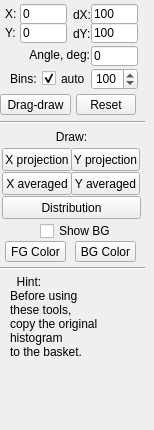
          <widget class="QWidget" name="page_4">
           <widget class="QFrame" name="fProjection">
            <property name="geometry">
             <rect>
              <x>0</x>
              <y>1</y>
              <width>145</width>
              <height>420</height>
             </rect>
            </property>
            <property name="frameShape">
             <enum>QFrame::NoFrame</enum>
            </property>
            <property name="frameShadow">
             <enum>QFrame::Raised</enum>
            </property>
            <widget class="QLineEdit" name="ledXcenter">
             <property name="geometry">
              <rect>
               <x>20</x>
               <y>3</y>
               <width>47</width>
               <height>20</height>
              </rect>
             </property>
             <property name="text">
              <string>0</string>
             </property>
            </widget>
            <widget class="QLabel" name="label_4">
             <property name="geometry">
              <rect>
               <x>5</x>
               <y>6</y>
               <width>20</width>
               <height>13</height>
              </rect>
             </property>
             <property name="text">
              <string>X:</string>
             </property>
            </widget>
            <widget class="QLineEdit" name="ledAngle">
             <property name="geometry">
              <rect>
               <x>91</x>
               <y>45</y>
               <width>47</width>
               <height>20</height>
              </rect>
             </property>
             <property name="contextMenuPolicy">
              <enum>Qt::CustomContextMenu</enum>
             </property>
             <property name="text">
              <string>0</string>
             </property>
            </widget>
            <widget class="QLabel" name="label_14">
             <property name="geometry">
              <rect>
               <x>9</x>
               <y>44</y>
               <width>81</width>
               <height>20</height>
              </rect>
             </property>
             <property name="text">
              <string>Angle, deg:</string>
             </property>
             <property name="alignment">
              <set>Qt::AlignRight|Qt::AlignTrailing|Qt::AlignVCenter</set>
             </property>
            </widget>
            <widget class="QLineEdit" name="ledYcenter">
             <property name="geometry">
              <rect>
               <x>20</x>
               <y>22</y>
               <width>47</width>
               <height>20</height>
              </rect>
             </property>
             <property name="text">
              <string>0</string>
             </property>
            </widget>
            <widget class="QLabel" name="label_17">
             <property name="geometry">
              <rect>
               <x>5</x>
               <y>25</y>
               <width>20</width>
               <height>13</height>
              </rect>
             </property>
             <property name="text">
              <string>Y:</string>
             </property>
            </widget>
            <widget class="QLineEdit" name="ledHeight">
             <property name="geometry">
              <rect>
               <x>91</x>
               <y>22</y>
               <width>47</width>
               <height>20</height>
              </rect>
             </property>
             <property name="text">
              <string>100</string>
             </property>
            </widget>
            <widget class="QLabel" name="label_18">
             <property name="geometry">
              <rect>
               <x>73</x>
               <y>26</y>
               <width>35</width>
               <height>13</height>
              </rect>
             </property>
             <property name="text">
              <string>dY:</string>
             </property>
            </widget>
            <widget class="QPushButton" name="pbXprojection">
             <property name="geometry">
              <rect>
               <x>2</x>
               <y>147</y>
               <width>70</width>
               <height>23</height>
              </rect>
             </property>
             <property name="text">
              <string>X projection</string>
             </property>
            </widget>
            <widget class="QPushButton" name="pbYprojection">
             <property name="geometry">
              <rect>
               <x>71</x>
               <y>147</y>
               <width>69</width>
               <height>23</height>
              </rect>
             </property>
             <property name="text">
              <string>Y projection</string>
             </property>
            </widget>
            <widget class="QLineEdit" name="ledWidth">
             <property name="geometry">
              <rect>
               <x>91</x>
               <y>3</y>
               <width>47</width>
               <height>20</height>
              </rect>
             </property>
             <property name="text">
              <string>100</string>
             </property>
            </widget>
            <widget class="QLabel" name="label_12">
             <property name="geometry">
              <rect>
               <x>73</x>
               <y>7</y>
               <width>35</width>
               <height>13</height>
              </rect>
             </property>
             <property name="text">
              <string>dX:</string>
             </property>
            </widget>
            <widget class="QSpinBox" name="sProjBins">
             <property name="geometry">
              <rect>
               <x>91</x>
               <y>67</y>
               <width>47</width>
               <height>22</height>
              </rect>
             </property>
             <property name="toolTip">
              <string>Number of bins</string>
             </property>
             <property name="maximum">
              <number>10000</number>
             </property>
             <property name="value">
              <number>100</number>
             </property>
            </widget>
            <widget class="QPushButton" name="pbSelBoxToCenter">
             <property name="geometry">
              <rect>
               <x>76</x>
               <y>93</y>
               <width>60</width>
               <height>21</height>
              </rect>
             </property>
             <property name="text">
              <string>Reset</string>
             </property>
            </widget>
            <widget class="Line" name="line_12">
             <property name="geometry">
              <rect>
               <x>0</x>
               <y>266</y>
               <width>150</width>
               <height>3</height>
              </rect>
             </property>
             <property name="orientation">
              <enum>Qt::Horizontal</enum>
             </property>
            </widget>
            <widget class="QPushButton" name="pbToolboxDragMode">
             <property name="enabled">
              <bool>true</bool>
             </property>
             <property name="geometry">
              <rect>
               <x>0</x>
               <y>93</y>
               <width>71</width>
               <height>21</height>
              </rect>
             </property>
             <property name="toolTip">
              <string>Left mouse press-drag-release to place ruler. Shortcut: use Ctrl  button</string>
             </property>
             <property name="text">
              <string>Drag-draw</string>
             </property>
            </widget>
            <widget class="QPushButton" name="pbSelBoxFGColor">
             <property name="geometry">
              <rect>
               <x>5</x>
               <y>240</y>
               <width>61</width>
               <height>21</height>
              </rect>
             </property>
             <property name="text">
              <string>FG Color</string>
             </property>
            </widget>
            <widget class="QPushButton" name="pbSelBoxBGColor">
             <property name="geometry">
              <rect>
               <x>75</x>
               <y>240</y>
               <width>61</width>
               <height>21</height>
              </rect>
             </property>
             <property name="text">
              <string>BG Color</string>
             </property>
            </widget>
            <widget class="QCheckBox" name="cbSelBoxShowBG">
             <property name="geometry">
              <rect>
               <x>40</x>
               <y>222</y>
               <width>71</width>
               <height>16</height>
              </rect>
             </property>
             <property name="text">
              <string>Show BG</string>
             </property>
            </widget>
            <widget class="QPushButton" name="pbDensityDistribution">
             <property name="geometry">
              <rect>
               <x>2</x>
               <y>195</y>
               <width>139</width>
               <height>23</height>
              </rect>
             </property>
             <property name="text">
              <string>Distribution</string>
             </property>
            </widget>
            <widget class="QLabel" name="label_24">
             <property name="geometry">
              <rect>
               <x>10</x>
               <y>270</y>
               <width>111</width>
               <height>91</height>
              </rect>
             </property>
             <property name="text">
              <string>  Hint:
Before using
these tools,
copy the original
histogram
to the basket.</string>
             </property>
            </widget>
            <widget class="QCheckBox" name="cbProjBoxAutobin">
             <property name="geometry">
              <rect>
               <x>42</x>
               <y>69</y>
               <width>47</width>
               <height>17</height>
              </rect>
             </property>
             <property name="text">
              <string>auto</string>
             </property>
             <property name="checked">
              <bool>true</bool>
             </property>
            </widget>
            <widget class="QLabel" name="label_25">
             <property name="geometry">
              <rect>
               <x>10</x>
               <y>71</y>
               <width>30</width>
               <height>13</height>
              </rect>
             </property>
             <property name="text">
              <string>Bins:</string>
             </property>
            </widget>
            <widget class="QPushButton" name="pbYaveraged">
             <property name="geometry">
              <rect>
               <x>71</x>
               <y>171</y>
               <width>69</width>
               <height>23</height>
              </rect>
             </property>
             <property name="text">
              <string>Y averaged</string>
             </property>
            </widget>
            <widget class="QPushButton" name="pbXaveraged">
             <property name="geometry">
              <rect>
               <x>2</x>
               <y>171</y>
               <width>70</width>
               <height>23</height>
              </rect>
             </property>
             <property name="text">
              <string>X averaged</string>
             </property>
            </widget>
            <widget class="Line" name="line_14">
             <property name="geometry">
              <rect>
               <x>0</x>
               <y>120</y>
               <width>150</width>
               <height>3</height>
              </rect>
             </property>
             <property name="orientation">
              <enum>Qt::Horizontal</enum>
             </property>
            </widget>
            <widget class="QLabel" name="label_26">
             <property name="geometry">
              <rect>
               <x>5</x>
               <y>128</y>
               <width>133</width>
               <height>16</height>
              </rect>
             </property>
             <property name="text">
              <string>Draw:</string>
             </property>
             <property name="alignment">
              <set>Qt::AlignCenter</set>
             </property>
            </widget>
            <zorder>label_4</zorder>
            <zorder>label_14</zorder>
            <zorder>label_17</zorder>
            <zorder>ledXcenter</zorder>
            <zorder>label_18</zorder>
            <zorder>pbXprojection</zorder>
            <zorder>pbYprojection</zorder>
            <zorder>ledAngle</zorder>
            <zorder>ledYcenter</zorder>
            <zorder>label_12</zorder>
            <zorder>ledHeight</zorder>
            <zorder>ledWidth</zorder>
            <zorder>sProjBins</zorder>
            <zorder>pbSelBoxToCenter</zorder>
            <zorder>line_12</zorder>
            <zorder>pbToolboxDragMode</zorder>
            <zorder>pbSelBoxFGColor</zorder>
            <zorder>pbSelBoxBGColor</zorder>
            <zorder>cbSelBoxShowBG</zorder>
            <zorder>pbDensityDistribution</zorder>
            <zorder>label_24</zorder>
            <zorder>cbProjBoxAutobin</zorder>
            <zorder>label_25</zorder>
            <zorder>pbYaveraged</zorder>
            <zorder>pbXaveraged</zorder>
            <zorder>line_14</zorder>
            <zorder>label_26</zorder>
           </widget>
          </widget>
